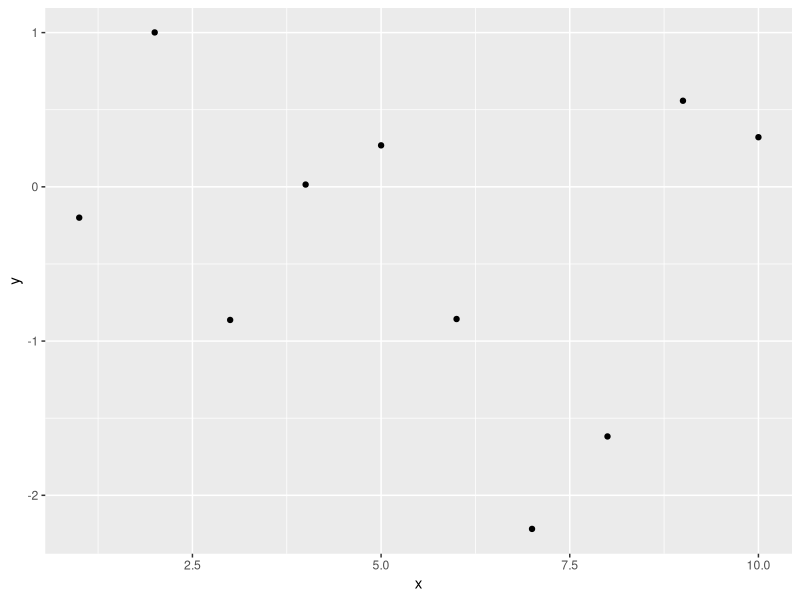

Source code (R):
## ---- chunk 1
knitr::opts_chunk$set(echo = TRUE)
## ---- chunk 2

x<-5
class(x)

#we can coerce an object from one class to another
y<-as.integer(x)
class(y)

z<-1L
class(z)
## ---- chunk 3

#initialize a vector
a<-vector("numeric",10)
print(a)

#define a vector with c() function
b<-c(1,2,3)
print(b)
class(a)
class(b)

#create a data frame
x<-1:10
y<-rnorm(10)
df<-data.frame(x,y)

## ---- chunk 4

#what libraries are loaded in the environment?
sessionInfo()

#let's install a package
install.packages("ggplot2")

#now we call the package
library(ggplot2)

#now we can use functions from the ggplot2 package
ggplot(df,aes(x,y)) + geom_point()

